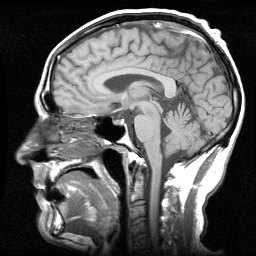
#> input picture resources/head_mri.jpg, 256 x 256 px, found by its file name
$ python MRI_Practical_part2.py
#> lines starting #> are read from the running program, lines starting #| are printed output that depends on the picture
### practical/functions.py
import cv2
import numpy as np
from PIL.Image import Image
from matplotlib import pyplot as plt
from numpy import double

x = np.arange(-4, 4, 0.05)
y = np.arange(-4, 4, 0.05)
xx, yy = np.meshgrid(x, y)
def s1():
    s1 = np.exp(-np.pi * (pow(xx, 2) + pow(yy, 2)))
    return s1

def s4():
    condlist = [np.logical_and(np.absolute(xx) <= 0.5, np.absolute(yy) <= 0.5), np.logical_and(np.absolute(xx) > 0.5, np.absolute(yy) > 0.5)]
    choicelist = [1, 0]
    s4 = np.select(condlist, choicelist)
    return s4

# [4 lines left out: function mouse_callback, not called in this run]

### practical/MRI_Practical_part2.py
import matplotlib.pyplot as plt
import numpy
from PIL import Image
import numpy as np
from practical import functions
from scipy import ndimage

def fouriertransform_s1():
    s1 = np.fft.fftshift(np.fft.fft2(functions.s1()))
    plt.figure(1)
    plt.imshow(abs(s1), 'Greys_r')
    plt.title("Fourier transform of s1")
    plt.show()
    return plt.figure(1)

# The result is consistent with the expectation since the image is made out of
# low frequency components, so the result will be close to the origin of the
# k-space

def parta():
    MRIimage = Image.open('D:/Workspace/2021 Year Project/MRI python/resources/head_mri.jpg')
#> MRIimage is the input picture: PIL image 256x256 L; min 0, max 255, mean 89
    MRIimage_raw = np.fft.fftshift(np.fft.fft2(MRIimage))
    frequency = np.log(np.abs(MRIimage_raw))
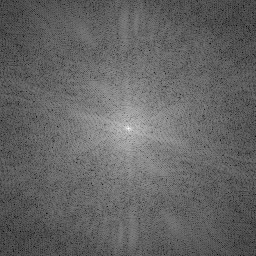
#> frequency: shape (256, 256) float64; min 2.67, max 15.58, mean 7.77; drawn with min black and max white
    # the log is used due to the vast majority of the energy is concentrated in
    # the very low spatial frequencies (near the centre of the k-space), without
    # taking the log, there will only be a bright spot in the middle.
    # The bright spot at the origin is the DC offset
    phase = np.angle(MRIimage_raw)
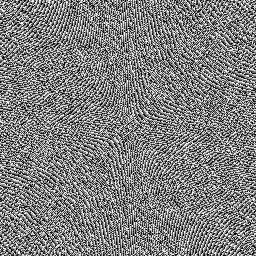
#> phase: shape (256, 256) float64; min -3.14, max 3.14, mean 9.59e-05; drawn with min black and max white

    plt.figure(1)

    plt.subplot(131)
    plt.gray()
    plt.title("The original image h1")
    plt.imshow(MRIimage)

    plt.subplot(132)
    plt.imshow(frequency)
    plt.title("Its Fourier transform frequency")
    plt.gray()
    plt.subplot(133)

    plt.imshow(phase)
    plt.title("Its Fourier transform phase")
    plt.gray()
    plt.show()
    return plt.figure(1)

def lowpass():
    rect = np.zeros([256, 256])
    rect[112:144, 112:144] = 1
    # low pass rect function
    f1 = Image.open('../resources/head_mri.jpg')
    F1 = np.fft.fftshift(np.fft.fft2(f1))
    F1_lowpass = F1*rect
    f1_lowpass = np.fft.ifft2(np.fft.fftshift(F1_lowpass))

    plt.figure(1)
    plt.gray()
    plt.subplot(141)
    plt.imshow(rect)
    plt.title("Lowpass filter")
    plt.subplot(142)
    plt.imshow(f1)
    plt.title("Original image")
    plt.subplot(143)
    plt.imshow(np.log(np.abs(F1_lowpass)))
    plt.title("Convolution")
    plt.subplot(144)
    plt.imshow(np.abs(f1_lowpass))
    plt.title("Inverse fourier transform")
    plt.show()
    return plt.figure(1)


def highpass():
    rect = np.zeros([256, 256])
    rect[112:144, 112:144] = 1
    rect = 1 - rect
    # high pass rect function
    f1 = Image.open('../resources/head_mri.jpg')
    F1 = np.fft.fftshift(np.fft.fft2(f1))
    F1_highpass = F1*rect
    f1_highpass = np.fft.ifft2(np.fft.fftshift(F1_highpass))

    plt.figure(1)
    plt.gray()
    plt.subplot(141)
    plt.imshow(rect)
    plt.title("Highpass filter")
    plt.subplot(142)
    plt.imshow(f1)
    plt.title("Original image")
    plt.subplot(143)
    plt.imshow(np.log(np.abs(F1_highpass)))
    plt.title("Convolution")
    plt.subplot(144)
    plt.imshow(np.abs(f1_highpass))
    plt.title("Inverse fourier transform")
    plt.show()
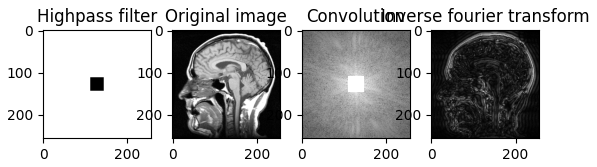
#> figure drawn by matplotlib, 4 panels
    return plt.figure(1)

def halfkspace():
    f1 = Image.open('../resources/head_mri.jpg')
    F1 = np.fft.fftshift(np.fft.fft2(f1))
    F2 = np.log(F1)
    F2[1:256:2, :] = 0
    F1[1:256:2, :] = 0
    # python: start stop step, matlab: start step stop
    F1_half_kspace = F1
    f1_half_kspace = np.fft.ifft2(np.fft.fftshift(F1_half_kspace))
    plt.figure(1)
    plt.gray()
    plt.subplot(131)
    plt.imshow(f1)
    plt.title("Original image")
    plt.subplot(132)
    plt.imshow(np.abs(F1_half_kspace))
    plt.title("Half k space")
    plt.subplot(133)
    plt.imshow(np.abs(f1_half_kspace))
    plt.title("Image domain")
    plt.show()
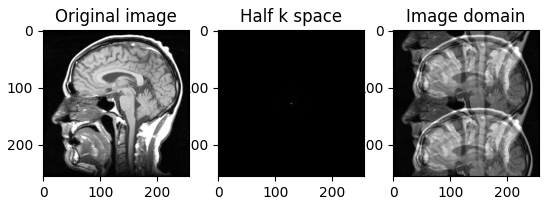
#> figure drawn by matplotlib, 3 panels
    return plt.figure(1)
    # This decreases the k space resolution of the image, which means decreased
    # FOV. So the image will be aliased

def shift():
    s4 = functions.s4()
    for i in range (s4[1].size):
        s4[:, i] = np.roll(s4[:, i], -20) #shift in y-axis by 20
    for i in range (s4[1].size):
        s4[i, :] = np.roll(s4[i, :], 40) #shift in x-axis by 40
    s4_fourier = np.fft.fftshift(np.fft.fft2(functions.s4()))
    s4_shifted_fourier = np.fft.fftshift(np.fft.fft2(s4))
    plt.figure(1)
    plt.gray()
    plt.subplot(141)
    plt.imshow(functions.s4())
    plt.title("Original image")
    plt.subplot(142)
    plt.imshow(np.abs(np.log(s4_fourier)))
    plt.title("Fourier transform of the original image")
    plt.subplot(143)
    plt.imshow(s4)
    plt.title("Shifted image")
    plt.subplot(144)
    plt.imshow(np.abs(np.log(s4_shifted_fourier)))
    plt.title("Fourier transform of the shifted image")
    plt.show()
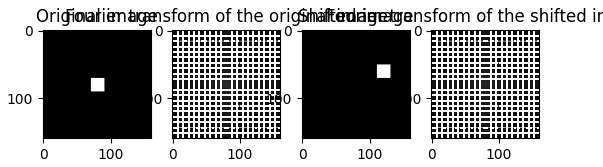
#> figure drawn by matplotlib, 4 panels
    return plt.figure(1)


def rotation():
    s4_20 = ndimage.rotate(functions.s4(), 20, reshape=False)
    s4_fourier = np.fft.fftshift(np.fft.fft2(functions.s4()))
    s4_20_fourier = np.fft.fftshift(np.fft.fft2(s4_20))
    plt.figure(1)
    plt.gray()
    plt.subplot(141)
    plt.imshow(functions.s4())
    plt.title("Original image")
    plt.subplot(142)
    plt.imshow(np.abs(np.log(s4_fourier)))
    plt.title("Fourier transform of the original image")
    plt.subplot(143)
    plt.imshow(s4_20)
    plt.title("20 degrees rotation")
    plt.subplot(144)
    plt.imshow(np.abs(np.log(s4_20_fourier)))
    plt.title("Fourier transform of the rotated image")
    plt.show()
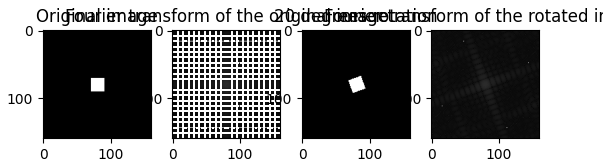
#> figure drawn by matplotlib, 4 panels
    return plt.figure(1)

def trim():
    numpy.seterr(divide='ignore')
    s4 = functions.s4()
    for i in range(s4[1].size):
        s4[:, i] = np.roll(s4[:, i], 20)  # shift in y-axis by 20
    for i in range(s4[1].size):
        s4[i, :] = np.roll(s4[i, :], 40)  # shift in x-axis by 40

    s4_fourier = np.fft.fftshift(np.fft.fft2(functions.s4()))
    s4_shifted_fourier = np.fft.fftshift(np.fft.fft2(s4))
    s4_shifted_trimmed_fourier = np.fft.fftshift(np.fft.fft2(s4))
    s4_shifted_trimmed_fourier[:80:1, :] = 0
    s4_shifted_trimmed = np.fft.ifft2(s4_shifted_trimmed_fourier)

    plt.figure(1)
    plt.gray()
    plt.subplot(231)
    plt.imshow(functions.s4())
    plt.title("Original image")

    plt.subplot(234)
    plt.imshow(np.abs(np.log(s4_fourier)))
    plt.title("Fourier transform of the original image")

    plt.subplot(232)
    plt.imshow(s4)
    plt.title("Shifted image")

    plt.subplot(235)
    plt.imshow(np.abs(np.log(s4_shifted_fourier)))
    plt.title("Fourier transform of the shifted image")

    plt.subplot(233)
    plt.imshow(np.abs(s4_shifted_trimmed))
    plt.title("Shifted and trimmed image")

    plt.subplot(236)
    plt.imshow(np.abs(np.log(s4_shifted_trimmed_fourier)))
    plt.title("Fourier transform of the shifted and trimmed")

    plt.show()
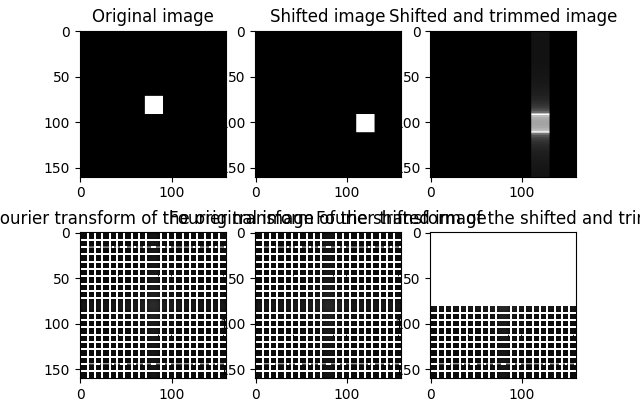
#> figure drawn by matplotlib, 6 panels
    numpy.seterr(divide='warn')
    return plt.figure(1)

if __name__ == "__main__":
    fouriertransform_s1()
    parta()
    lowpass()
    highpass()
    halfkspace()
    shift()
    rotation()
    trim()
